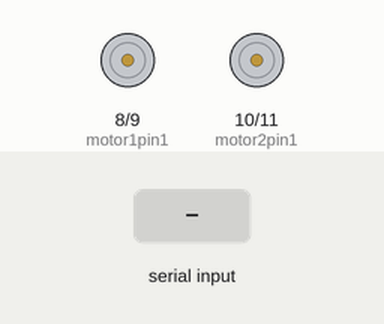
Simulated run of this sketch. Board: Arduino Uno, built with avr-gcc and run on an emulated ATmega328P. Shown: motor-driver pin pairs drawn as motors (green arrow = first pin HIGH = forward, orange = second pin HIGH = backward, longer = more drive). Inputs (shaded band) come from the test bench. What the sketch prints to the serial monitor is not drawn.

Above: at 1.2 s.
1.3 s: "F" received over Serial
At 2.4 s:
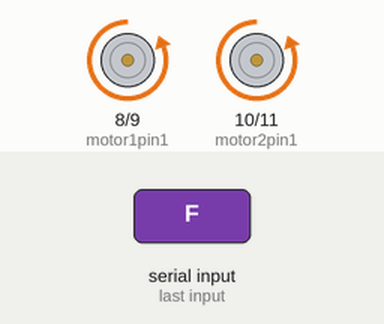
2.8 s: "B" received over Serial
At 4.0 s:
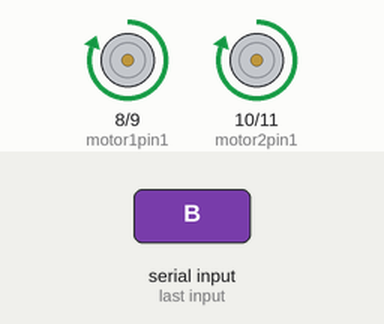
4.3 s: "R" received over Serial
At 4.8 s:
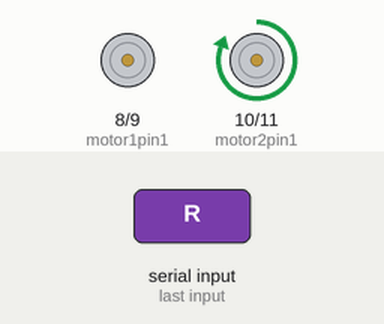
5.8 s: "L" received over Serial
At 6.9 s:
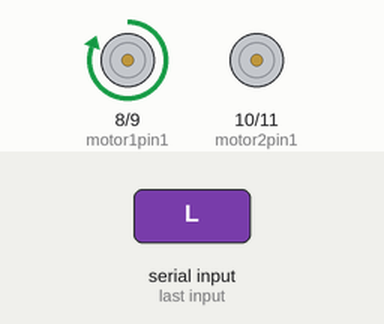
Timing chart, 0 to 8.3 s (numbered marks = the images above; inputs shaded):
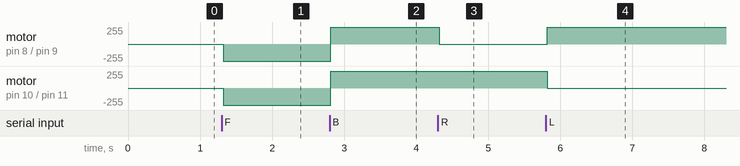

The sketch:

bluetoothbot.ino
```cpp
int motor1pin1 = 8;
int motor1pin2 = 9;
int motor2pin1 = 10;
int motor2pin2 = 11;

int data;

void setup()
{
pinMode(motor1pin1, OUTPUT);
pinMode(motor1pin2, OUTPUT);
pinMode(motor2pin1, OUTPUT);
pinMode(motor2pin2, OUTPUT);

Serial.begin(9600);
}

void loop()
{
  if (Serial.available())
  {
    data = Serial.read();
    Serial.println(data);    //Uncomment this line to print the incomming data

    if(data == 'F')
    {
      forward();
    }
    if(data == 'B')
    {
     backward();
    }
    if(data == 'R')
    {
      right();
    }
    if(data == 'L')
    {
     left();
    }
    if(data == 'S')
    {
    stop();
    }
  }
  else
  {
    Serial.println("No data is being sent");
  }
}
void forward()
{
  digitalWrite(motor1pin2, HIGH);
  digitalWrite(motor1pin1, LOW);
  digitalWrite(motor2pin2, HIGH);
  digitalWrite(motor2pin1, LOW);

}
void backward()//to spin wheel backwards
{
  digitalWrite(motor1pin1, HIGH);
  digitalWrite(motor1pin2, LOW);
  digitalWrite(motor2pin1, HIGH);
  digitalWrite(motor2pin2, LOW);

}
void right()
{
  digitalWrite(motor1pin1, LOW);
  digitalWrite(motor1pin2, LOW);
  digitalWrite(motor2pin1, HIGH);
  digitalWrite(motor2pin2, LOW);
  Serial.println("right");
}
void left()
{
   digitalWrite(motor2pin2,LOW);
  digitalWrite(motor2pin1, LOW);
  digitalWrite(motor1pin1, HIGH);
  digitalWrite(motor1pin2, LOW);
  Serial.println("Left");
}

void stop(){
    digitalWrite(motor1pin1,LOW);
    digitalWrite(motor1pin2,LOW);
    digitalWrite(motor2pin1,LOW);
    digitalWrite(motor2pin2,LOW);
    Serial.println("Stop");
}
```

Measured:
- after the input at 1.3 s, motor on pin 8 (motor1pin1) / pin 9 (motor1pin2), motor on pin 10 (motor2pin1) / pin 11 (motor2pin2): stopped → backward 255/255 at once
- after the input at 2.8 s, motor on pin 8 (motor1pin1) / pin 9 (motor1pin2), motor on pin 10 (motor2pin1) / pin 11 (motor2pin2): backward 255/255 → forward 255/255 at once
- after the input at 4.3 s, motor on pin 8 (motor1pin1) / pin 9 (motor1pin2): forward 255/255 → stopped at once
- after the input at 5.8 s, motor on pin 8 (motor1pin1) / pin 9 (motor1pin2): stopped → forward 255/255 at once; motor on pin 10 (motor2pin1) / pin 11 (motor2pin2): forward 255/255 → stopped at once
